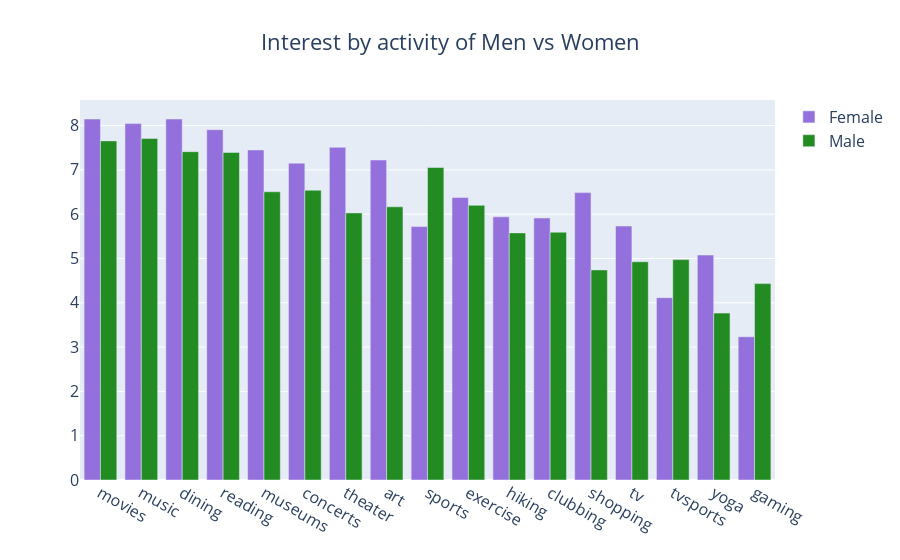

Notebook source saved alongside this figure:
### Code cell
# Interest per activity

hobby = [
    "sports",
    "tvsports",
    "exercise",
    "dining",
    "museums",
    "art",
    "hiking",
    "gaming",
    "clubbing",
    "reading",
    "tv",
    "theater",
    "movies",
    "concerts",
    "music",
    "shopping",
    "yoga",
]

activities = mydf.groupby("gender")[hobby].mean()
activities
trace0 = go.Bar(
    x=activities.columns.values,
    y=activities.iloc[0],
    name="Female",
    marker=dict(color="mediumpurple"),
)
trace1 = go.Bar(
    x=activities.columns.values,
    y=activities.iloc[1],
    name="Male",
    marker=dict(color="forestgreen"),
)

data = [trace0, trace1]
layout = go.Layout(
    title="Interest by activity of Men vs Women",
    title_x=0.5,
    font=dict(size=16),
    barmode="group",
    xaxis={"categoryorder": "total descending"},
    legend=dict(font=dict(size=16)),
)
fig = go.Figure(data=data, layout=layout)
fig.show()

### Figure 1 — Plotly figure (JSON) as saved in the notebook; plotly's stock layout.template omitted (floating-point values rounded to 4 significant figures)
{"data": [{"marker": {"color": "mediumpurple"}, "name": "Female", "type": "bar", "x": ["sports", "tvsports", "exercise", "dining", "museums", "art", "hiking", "gaming", "clubbing", "reading", "tv", "theater", "movies", "concerts", "music", "shopping", "yoga"], "y": [5.721, 4.115, 6.375, 8.149, 7.45, 7.223, 5.941, 3.234, 5.914, 7.907, 5.732, 7.509, 8.149, 7.152, 8.045, 6.487, 5.078]}, {"marker": {"color": "forestgreen"}, "name": "Male", "type": "bar", "x": ["sports", "tvsports", "exercise", "dining", "museums", "art", "hiking", "gaming", "clubbing", "reading", "tv", "theater", "movies", "concerts", "music", "shopping", "yoga"], "y": [7.055, 4.975, 6.2, 7.411, 6.505, 6.167, 5.578, 4.433, 5.593, 7.393, 4.927, 6.029, 7.655, 6.542, 7.709, 4.742, 3.767]}], "layout": {"barmode": "group", "font": {"size": 16}, "legend": {"font": {"size": 16}}, "title": {"text": "Interest by activity of Men vs Women", "x": 0.5}, "xaxis": {"categoryorder": "total descending"}}}
